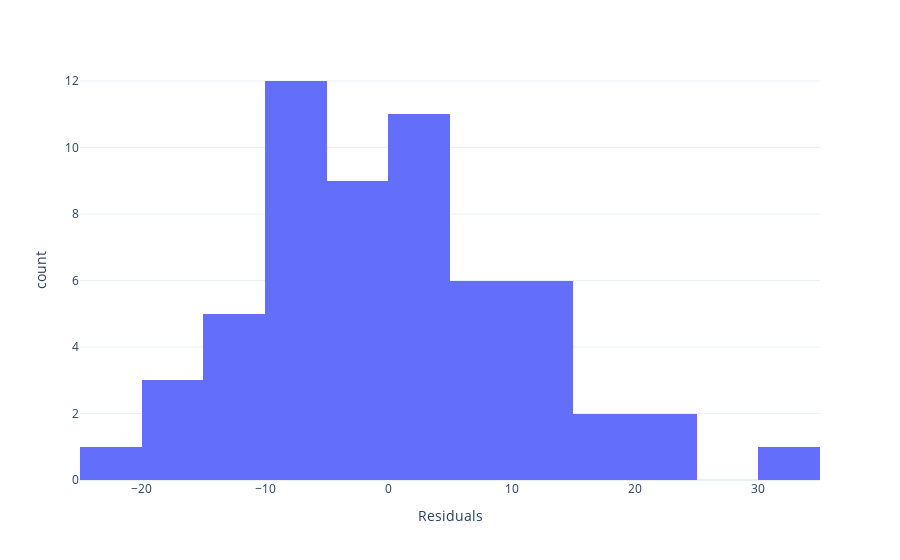

Source (notebook cell):
### Code cell
# Histogram of residuals
express.histogram(df, x = 'Residuals', nbins = 14)

# fig = express.histogram(df, x = 'Residuals', nbins = 14)
# #fig.write_html('normality60.html', auto_open=True)
# fig.write_image("normality60.png")

### Figure 1 — Plotly figure (JSON) as saved in the notebook; plotly's stock layout.template omitted (floating-point values rounded to 4 significant figures)
{"data": [{"alignmentgroup": "True", "bingroup": "x", "hovertemplate": "Residuals=%{x}<br>count=%{y}<extra></extra>", "legendgroup": "", "marker": {"color": "#636efa", "pattern": {"shape": ""}}, "name": "", "nbinsx": 14, "offsetgroup": "", "orientation": "v", "showlegend": false, "type": "histogram", "x": [-8.499, 30.3, -7.546, -18.07, -1.732, -3.987, -5.922, 10.7, -9.449, 15.45, -5.441, 7.868, -11.98, -7.465, 2.211, -3.124, 2.986, 14.56, -6.17, 5.305, -19.61, -24.35, 21.63, 0.137, 1.214, 12.69, 1.132, 10.55, -10.03, 12.2, -5.957, 7.341, -0.1427, 20.27, 16.16, -13.75, -7.758, -2.592, -19.13, 1.969, 6.34, -2.069, 4.339, -6.509, 13.87, -11.54, -9.054, 3.107, -2.321, 7.582, -4.338, 0.4974, -0.03005, 9.781, 1.757, 2.73, -5.483, -10.63], "xaxis": "x", "yaxis": "y"}], "layout": {"barmode": "relative", "legend": {"tracegroupgap": 0}, "margin": {"t": 60}, "xaxis": {"anchor": "y", "domain": [0, 1], "title": {"text": "Residuals"}}, "yaxis": {"anchor": "x", "domain": [0, 1], "title": {"text": "count"}}}}
